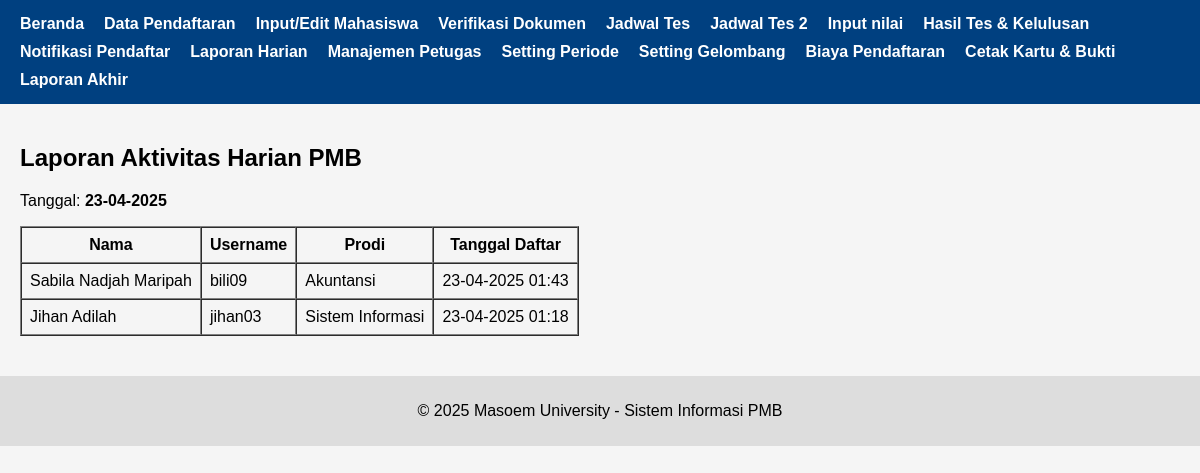
Screenshot of /pages/laporan_harian.php with the database file from the repository.
### tables this page shows
CREATE TABLE `pendaftar` (
  `id` int(11) NOT NULL,
  `username` varchar(50) DEFAULT NULL,
  `prodi` varchar(100) DEFAULT NULL,
  `nama` varchar(100) DEFAULT NULL,
  `whatsapp` varchar(20) DEFAULT NULL,
  `asal_sekolah` varchar(100) DEFAULT NULL,
  `tahun_lulus` int(11) DEFAULT NULL,
  `created_at` timestamp NOT NULL DEFAULT current_timestamp(),
  `status_verifikasi` enum('belum','sudah') DEFAULT 'belum',
  `status_kelulusan` enum('Lulus','Tidak Lulus','Belum Ditetapkan') DEFAULT 'Belum Ditetapkan',
  `bukti_pembayaran` varchar(255) DEFAULT NULL,
  `status_pembayaran` enum('belum','sudah') DEFAULT 'belum'
);

### pages/laporan_harian.php (the view)
<?php
include '../header.php';
include '../koneksi.php';
$sql = "SELECT * FROM pendaftar WHERE DATE(created_at) = CURDATE() ORDER BY created_at DESC";
$result = $conn->query($sql);
?>
<div class="container">
  <h2>Laporan Aktivitas Harian PMB</h2>
  <p>Tanggal: <strong><?= date("d-m-Y") ?></strong></p>
  <table border="1" cellpadding="8" cellspacing="0">
    <tr>
      <th>Nama</th>
      <th>Username</th>
      <th>Prodi</th>
      <th>Tanggal Daftar</th>
    </tr>
    <?php while ($row = $result->fetch_assoc()): ?>
    <tr>
      <td><?= $row['nama'] ?></td>
      <td><?= $row['username'] ?></td>
      <td><?= $row['prodi'] ?></td>
      <td><?= date('d-m-Y H:i', strtotime($row['created_at'])) ?></td>
    </tr>
    <?php endwhile; ?>
  </table>
</div>
<?php
include '../footer.php';
?>

### assets/style.css (style rules this page uses)
body { font-family: Arial, sans-serif; background-color: #f5f5f5; margin: 0; padding: 0; }
.container { padding: 20px; }

### rows the page displays
pendaftar: nama "Sabila Nadjah Maripah", username "bili09", prodi "Akuntansi", created_at "23-04-2025 01:43"
pendaftar: nama "Jihan Adilah", username "jihan03", prodi "Sistem Informasi", created_at "23-04-2025 01:18"
